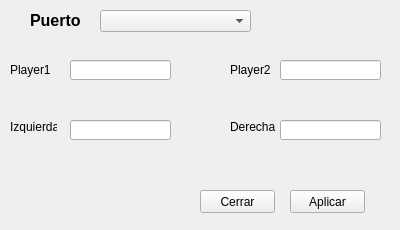
<?xml version="1.0" encoding="UTF-8"?>
<ui version="4.0">
 <class>config</class>
 <widget class="QWidget" name="config">
  <property name="geometry">
   <rect>
    <x>0</x>
    <y>0</y>
    <width>400</width>
    <height>230</height>
   </rect>
  </property>
  <property name="windowTitle">
   <string>Control</string>
  </property>
  <widget class="QPushButton" name="btn_aplicar">
   <property name="geometry">
    <rect>
     <x>290</x>
     <y>190</y>
     <width>75</width>
     <height>23</height>
    </rect>
   </property>
   <property name="text">
    <string>Aplicar</string>
   </property>
  </widget>
  <widget class="QLabel" name="label">
   <property name="geometry">
    <rect>
     <x>10</x>
     <y>120</y>
     <width>47</width>
     <height>13</height>
    </rect>
   </property>
   <property name="text">
    <string>Izquierda</string>
   </property>
  </widget>
  <widget class="QLabel" name="label_2">
   <property name="geometry">
    <rect>
     <x>230</x>
     <y>120</y>
     <width>47</width>
     <height>13</height>
    </rect>
   </property>
   <property name="text">
    <string>Derecha</string>
   </property>
  </widget>
  <widget class="QLabel" name="label_p2">
   <property name="geometry">
    <rect>
     <x>230</x>
     <y>60</y>
     <width>41</width>
     <height>20</height>
    </rect>
   </property>
   <property name="text">
    <string>Player2</string>
   </property>
  </widget>
  <widget class="QLabel" name="label_4">
   <property name="geometry">
    <rect>
     <x>10</x>
     <y>60</y>
     <width>51</width>
     <height>20</height>
    </rect>
   </property>
   <property name="text">
    <string>Player1</string>
   </property>
  </widget>
  <widget class="QLineEdit" name="LE_izq">
   <property name="geometry">
    <rect>
     <x>70</x>
     <y>120</y>
     <width>101</width>
     <height>20</height>
    </rect>
   </property>
  </widget>
  <widget class="QLineEdit" name="LE_der">
   <property name="geometry">
    <rect>
     <x>280</x>
     <y>120</y>
     <width>101</width>
     <height>20</height>
    </rect>
   </property>
  </widget>
  <widget class="QLineEdit" name="LE_nombre2">
   <property name="geometry">
    <rect>
     <x>280</x>
     <y>60</y>
     <width>101</width>
     <height>20</height>
    </rect>
   </property>
  </widget>
  <widget class="QLineEdit" name="LE_nombre1">
   <property name="geometry">
    <rect>
     <x>70</x>
     <y>60</y>
     <width>101</width>
     <height>20</height>
    </rect>
   </property>
  </widget>
  <widget class="QPushButton" name="pushButton">
   <property name="geometry">
    <rect>
     <x>200</x>
     <y>190</y>
     <width>75</width>
     <height>23</height>
    </rect>
   </property>
   <property name="text">
    <string>Cerrar</string>
   </property>
  </widget>
  <widget class="QComboBox" name="comboBox">
   <property name="geometry">
    <rect>
     <x>100</x>
     <y>10</y>
     <width>151</width>
     <height>22</height>
    </rect>
   </property>
  </widget>
  <widget class="QLabel" name="label_5">
   <property name="geometry">
    <rect>
     <x>30</x>
     <y>10</y>
     <width>61</width>
     <height>21</height>
    </rect>
   </property>
   <property name="text">
    <string>&lt;html&gt;&lt;head/&gt;&lt;body&gt;&lt;p&gt;&lt;span style=&quot; font-size:12pt; font-weight:600;&quot;&gt;Puerto&lt;/span&gt;&lt;/p&gt;&lt;/body&gt;&lt;/html&gt;</string>
   </property>
  </widget>
 </widget>
 <tabstops>
  <tabstop>LE_nombre1</tabstop>
  <tabstop>LE_izq</tabstop>
  <tabstop>LE_der</tabstop>
  <tabstop>LE_nombre2</tabstop>
  <tabstop>comboBox</tabstop>
  <tabstop>btn_aplicar</tabstop>
  <tabstop>pushButton</tabstop>
 </tabstops>
 <resources/>
 <connections>
  <connection>
   <sender>pushButton</sender>
   <signal>clicked()</signal>
   <receiver>config</receiver>
   <slot>close()</slot>
   <hints>
    <hint type="sourcelabel">
     <x>230</x>
     <y>199</y>
    </hint>
    <hint type="destinationlabel">
     <x>103</x>
     <y>203</y>
    </hint>
   </hints>
  </connection>
  <connection>
   <sender>comboBox</sender>
   <signal>editTextChanged(QString)</signal>
   <receiver>btn_aplicar</receiver>
   <slot>click()</slot>
   <hints>
    <hint type="sourcelabel">
     <x>196</x>
     <y>19</y>
    </hint>
    <hint type="destinationlabel">
     <x>300</x>
     <y>192</y>
    </hint>
   </hints>
  </connection>
 </connections>
</ui>
